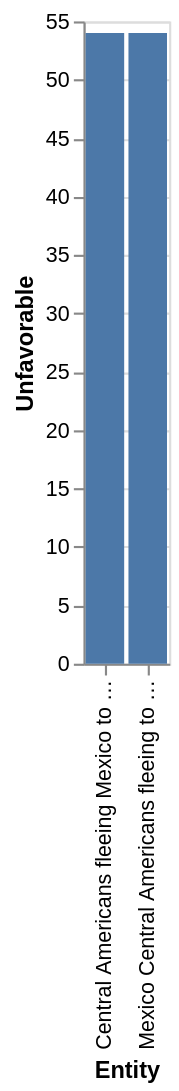

Write the Vega-Lite specification saved for this chart.
### Vega-Lite specification from a JSON file in a GitHub repository (floating-point values rounded to 4 significant figures)
{"$schema": "https://vega.github.io/schema/vega-lite/v5.json", "description": "Bar chart auto-generated from CSV", "data": {"values": [{"Entity": "Central Americans fleeing Mexico to Colombia Migrants living in Colombia", "Unfavorable": 54}, {"Entity": "Mexico Central Americans fleeing to Mexico Colombia Migrants living in Colombia", "Unfavorable": 54}]}, "mark": "bar", "encoding": {"x": {"field": "Entity", "type": "ordinal"}, "y": {"field": "Unfavorable", "type": "quantitative"}}}
